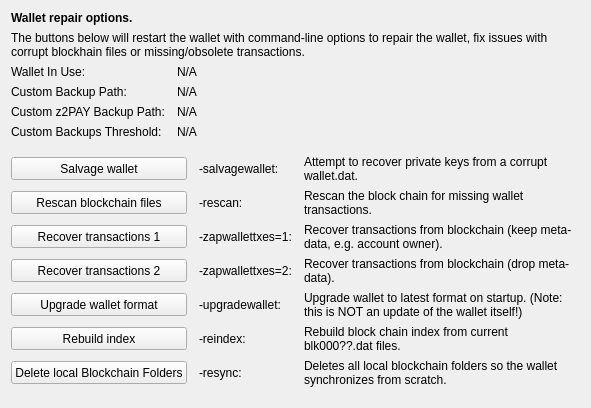
     <widget class="QWidget" name="tab_repair">
      <attribute name="title">
       <string>&amp;Wallet Repair</string>
      </attribute>
      <layout class="QGridLayout" name="gridLayout_4" columnstretch="0,0,0,0">
       <property name="horizontalSpacing">
        <number>12</number>
       </property>
       <item row="0" column="0" colspan="4">
        <widget class="QLabel" name="label_repair_header">
         <property name="font">
          <font>
           <weight>75</weight>
           <bold>true</bold>
          </font>
         </property>
         <property name="text">
          <string>Wallet repair options.</string>
         </property>
        </widget>
       </item>
       <item row="1" column="0" colspan="4">
        <widget class="QLabel" name="label_repair_helptext">
         <property name="font">
          <font>
           <weight>50</weight>
           <bold>false</bold>
          </font>
         </property>
         <property name="text">
          <string>The buttons below will restart the wallet with command-line options to repair the wallet, fix issues with corrupt blockhain files or missing/obsolete transactions.</string>
         </property>
         <property name="wordWrap">
          <bool>true</bool>
         </property>
        </widget>
       </item>
       <item row="2" column="0">
        <widget class="QLabel" name="wallet_path_label">
         <property name="text">
          <string>Wallet In Use:</string>
         </property>
        </widget>
       </item>
       <item row="2" column="1" colspan="3">
        <widget class="QLabel" name="wallet_path">
         <property name="cursor">
          <cursorShape>IBeamCursor</cursorShape>
         </property>
         <property name="text">
          <string>N/A</string>
         </property>
         <property name="textFormat">
          <enum>Qt::PlainText</enum>
         </property>
         <property name="textInteractionFlags">
          <set>Qt::LinksAccessibleByMouse|Qt::TextSelectableByKeyboard|Qt::TextSelectableByMouse</set>
         </property>
        </widget>
       </item>
       <item row="3" column="0">
        <widget class="QLabel" name="wallet_custombackuppath_label">
         <property name="text">
          <string>Custom Backup Path:</string>
         </property>
         <property name="visible">
          <bool>false</bool>
         </property>
        </widget>
       </item>
       <item row="3" column="1" colspan="3">
        <widget class="QLabel" name="wallet_custombackuppath">
         <property name="cursor">
          <cursorShape>IBeamCursor</cursorShape>
         </property>
         <property name="text">
          <string>N/A</string>
         </property>
         <property name="textFormat">
          <enum>Qt::PlainText</enum>
         </property>
         <property name="textInteractionFlags">
          <set>Qt::LinksAccessibleByMouse|Qt::TextSelectableByKeyboard|Qt::TextSelectableByMouse</set>
         </property>
         <property name="visible">
          <bool>false</bool>
         </property>
        </widget>
       </item>
       <item row="4" column="0">
        <widget class="QLabel" name="wallet_customzpivbackuppath_label">
         <property name="text">
          <string>Custom z2PAY Backup Path:</string>
         </property>
         <property name="visible">
          <bool>false</bool>
         </property>
        </widget>
       </item>
       <item row="4" column="1" colspan="3">
        <widget class="QLabel" name="wallet_customzpivbackuppath">
         <property name="cursor">
          <cursorShape>IBeamCursor</cursorShape>
         </property>
         <property name="text">
          <string>N/A</string>
         </property>
         <property name="textFormat">
          <enum>Qt::PlainText</enum>
         </property>
         <property name="textInteractionFlags">
          <set>Qt::LinksAccessibleByMouse|Qt::TextSelectableByKeyboard|Qt::TextSelectableByMouse</set>
         </property>
         <property name="visible">
          <bool>false</bool>
         </property>
        </widget>
       </item>
       <item row="5" column="0">
        <widget class="QLabel" name="wallet_custombackupthreshold_label">
         <property name="text">
          <string>Custom Backups Threshold:</string>
         </property>
         <property name="visible">
          <bool>false</bool>
         </property>
        </widget>
       </item>
       <item row="5" column="1" colspan="3">
        <widget class="QLabel" name="wallet_custombackupthreshold">
         <property name="cursor">
          <cursorShape>IBeamCursor</cursorShape>
         </property>
         <property name="text">
          <string>N/A</string>
         </property>
         <property name="textFormat">
          <enum>Qt::PlainText</enum>
         </property>
         <property name="textInteractionFlags">
          <set>Qt::LinksAccessibleByMouse|Qt::TextSelectableByKeyboard|Qt::TextSelectableByMouse</set>
         </property>
         <property name="visible">
          <bool>false</bool>
         </property>
        </widget>
       </item>
       <item row="6" column="0">
        <spacer name="verticalSpacer_repair1">
         <property name="orientation">
          <enum>Qt::Vertical</enum>
         </property>
         <property name="sizeHint" stdset="0">
          <size>
           <width>10</width>
           <height>10</height>
          </size>
         </property>
        </spacer>
       </item>
       <item row="7" column="0" colspan="2">
        <widget class="QPushButton" name="btn_salvagewallet">
         <property name="minimumSize">
          <size>
           <width>100</width>
           <height>23</height>
          </size>
         </property>
         <property name="text">
          <string>Salvage wallet</string>
         </property>
        </widget>
       </item>
       <item row="7" column="2">
        <widget class="QLabel" name="label_repair_salvage_command">
         <property name="text">
          <string notr="true">-salvagewallet:</string>
         </property>
        </widget>
       </item>
       <item row="7" column="3">
        <widget class="QLabel" name="label_repair_salvage">
         <property name="text">
          <string>Attempt to recover private keys from a corrupt wallet.dat.</string>
         </property>
         <property name="wordWrap">
          <bool>true</bool>
         </property>
        </widget>
       </item>
       <item row="8" column="0" colspan="2">
        <widget class="QPushButton" name="btn_rescan">
         <property name="minimumSize">
          <size>
           <width>100</width>
           <height>23</height>
          </size>
         </property>
         <property name="text">
          <string>Rescan blockchain files</string>
         </property>
        </widget>
       </item>
       <item row="8" column="2">
        <widget class="QLabel" name="label_repair_rescan_command">
         <property name="text">
          <string notr="true">-rescan:</string>
         </property>
        </widget>
       </item>
       <item row="8" column="3">
        <widget class="QLabel" name="label_repair_rescan">
         <property name="text">
          <string>Rescan the block chain for missing wallet transactions.</string>
         </property>
         <property name="wordWrap">
          <bool>true</bool>
         </property>
        </widget>
       </item>
       <item row="9" column="0" colspan="2">
        <widget class="QPushButton" name="btn_zapwallettxes1">
         <property name="minimumSize">
          <size>
           <width>100</width>
           <height>23</height>
          </size>
         </property>
         <property name="text">
          <string>Recover transactions 1</string>
         </property>
        </widget>
       </item>
       <item row="9" column="2">
        <widget class="QLabel" name="label_repair_zap1_command">
         <property name="text">
          <string notr="true">-zapwallettxes=1:</string>
         </property>
        </widget>
       </item>
       <item row="9" column="3">
        <widget class="QLabel" name="label_repair_zap1">
         <property name="text">
          <string>Recover transactions from blockchain (keep meta-data, e.g. account owner).</string>
         </property>
         <property name="wordWrap">
          <bool>true</bool>
         </property>
        </widget>
       </item>
       <item row="10" column="0" colspan="2">
        <widget class="QPushButton" name="btn_zapwallettxes2">
         <property name="minimumSize">
          <size>
           <width>100</width>
           <height>23</height>
          </size>
         </property>
         <property name="text">
          <string>Recover transactions 2</string>
         </property>
        </widget>
       </item>
       <item row="10" column="2">
        <widget class="QLabel" name="label_repair_zap2_command">
         <property name="text">
          <string notr="true">-zapwallettxes=2:</string>
         </property>
        </widget>
       </item>
       <item row="10" column="3">
        <widget class="QLabel" name="label_repair_zap2">
         <property name="text">
          <string>Recover transactions from blockchain (drop meta-data).</string>
         </property>
         <property name="wordWrap">
          <bool>true</bool>
         </property>
        </widget>
       </item>
       <item row="11" column="0" colspan="2">
        <widget class="QPushButton" name="btn_upgradewallet">
         <property name="minimumSize">
          <size>
           <width>100</width>
           <height>23</height>
          </size>
         </property>
         <property name="text">
          <string>Upgrade wallet format</string>
         </property>
        </widget>
       </item>
       <item row="11" column="2">
        <widget class="QLabel" name="label_repair_upgrade_command">
         <property name="text">
          <string notr="true">-upgradewallet:</string>
         </property>
        </widget>
       </item>
       <item row="11" column="3">
        <widget class="QLabel" name="label_repair_upgrade">
         <property name="text">
          <string>Upgrade wallet to latest format on startup. (Note: this is NOT an update of the wallet itself!)</string>
         </property>
         <property name="wordWrap">
          <bool>true</bool>
         </property>
        </widget>
       </item>
       <item row="12" column="0" colspan="2">
        <widget class="QPushButton" name="btn_reindex">
         <property name="minimumSize">
          <size>
           <width>100</width>
           <height>23</height>
          </size>
         </property>
         <property name="text">
          <string>Rebuild index</string>
         </property>
        </widget>
       </item>
       <item row="12" column="2">
        <widget class="QLabel" name="label_repair_reindex_command">
         <property name="text">
          <string notr="true">-reindex:</string>
         </property>
        </widget>
       </item>
       <item row="12" column="3">
        <widget class="QLabel" name="label_repair_reindex">
         <property name="text">
          <string>Rebuild block chain index from current blk000??.dat files.</string>
         </property>
         <property name="wordWrap">
          <bool>true</bool>
         </property>
        </widget>
       </item>
       <item row="13" column="0" colspan="2">
        <widget class="QPushButton" name="btn_resync">
         <property name="minimumSize">
          <size>
           <width>100</width>
           <height>23</height>
          </size>
         </property>
         <property name="text">
          <string>Delete local Blockchain Folders</string>
         </property>
        </widget>
       </item>
       <item row="13" column="2">
        <widget class="QLabel" name="label_repair_resync_command">
         <property name="text">
          <string>-resync:</string>
         </property>
        </widget>
       </item>
       <item row="13" column="3">
        <widget class="QLabel" name="label_repair_resync">
         <property name="text">
          <string>Deletes all local blockchain folders so the wallet synchronizes from scratch.</string>
         </property>
         <property name="wordWrap">
          <bool>true</bool>
         </property>
        </widget>
       </item>
       <item row="14" column="0">
        <spacer name="verticalSpacer_repair2">
         <property name="orientation">
          <enum>Qt::Vertical</enum>
         </property>
         <property name="sizeHint" stdset="0">
          <size>
           <width>20</width>
           <height>10</height>
          </size>
         </property>
        </spacer>
       </item>
      </layout>
     </widget>
